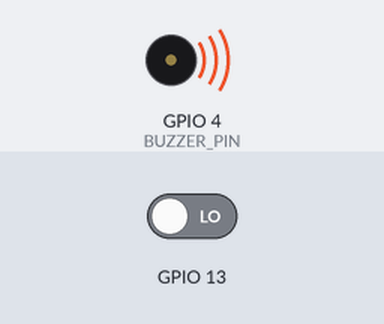
A sketch run on a simulated ESP32. Shown: buzzer (waves = sounding). The inputs (shaded band) are chosen by the test bench; at power-on: GPIO 13 LOW. What the sketch prints to the serial monitor is not drawn.

Above: at 0.5 s.
Timing chart, 0 to 4.6 s (numbered marks = the images above):
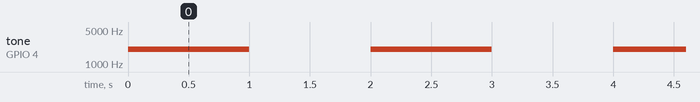

The sketch:

Prueba_buzzer.ino
```cpp
/* Prueba Buzzer TMB12A
   Trabajo Practico Integrador

   Materia: Seminario de Informatica y Telecomunicaciones (ST).
   Grupo: 3.
   Integrantes: Santiago Eulmesekian, Mateo Iadarola, Ariel Rakowszczyk, Santiago Rapetti y Ariel Slonimsqui.
   Profesor: Mirko Veckiardo.

*/

#define BUZZER_PIN 4    // Pin del buzzer
#define BUZZER_CHANNEL 0 // Canal PWM del buzzer


void setup() {

  Serial.begin(9600);

  ledcSetup(BUZZER_CHANNEL, 2000, 8); // Configurar el canal PWM
  ledcAttachPin(BUZZER_PIN, BUZZER_CHANNEL); // Asociar el pin al canal PWM
  ledcWrite(BUZZER_CHANNEL, 0);

}

void loop() {

  ledcWrite(BUZZER_CHANNEL, 128);
  Serial.print(digitalRead(13));

  delay(1000);

  ledcWrite(BUZZER_CHANNEL, 0);
  Serial.print(digitalRead(13));

  delay(1000);

}
```

Measured:
- by itself, tone on GPIO 4 (BUZZER_PIN): alternates 2000 Hz for 1.0 s and silent for 1.0 s
